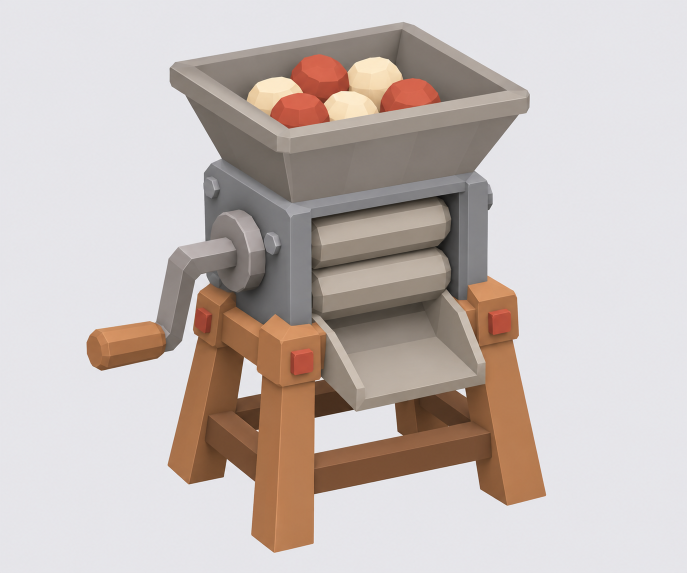
#> input picture planning/FarmProcessing/references/STA-04.png, 1374 x 1145 px, found by its file name (shown at 1/2 size)
$ python overlay.py ../../../../planning/FarmProcessing/references/STA-01.png
#> lines starting #> are read from the running program, lines starting #| are printed output that depends on the picture; after the words box and inside, x2 and y2 are one past the last pixel; in counts of white or black regions, pixels touching at a corner belong together
# overlay: my check render scaled to the ref's model bbox height, bottom-centre aligned, 50% blend + edge lines
import sys, os, tempfile
from PIL import Image, ImageChops, ImageDraw, ImageFilter
tag = sys.argv[1]; d = os.path.join(tempfile.gettempdir(), 'FarmProcessing_check', 'STA-04')
ref = Image.open(r"C:\Users\Sergv\orca\workspaces\VFX\master-2\planning\FarmProcessing\references\STA-04.png").convert('RGB')
#> ref is the input picture: PIL image 1374x1145 RGB; mean R, G, B 199.2, 189.1, 185.3
ren = Image.open(os.path.join(d, tag + '_ref.png')).convert('RGB')
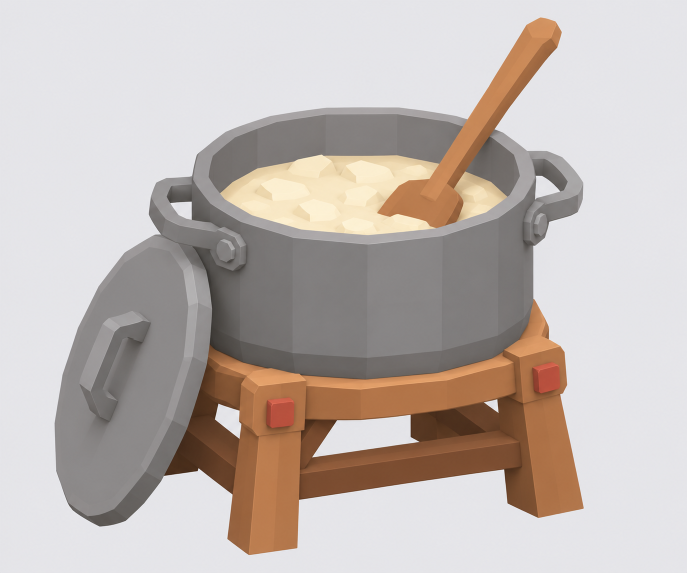
#> input picture planning/FarmProcessing/references/STA-01.png, 1374 x 1145 px, given in place of STA-01.png_ref.png, which was not available (shown at 1/2 size)
#> ren is the input picture: PIL image 1374x1145 RGB; mean R, G, B 193.1, 183.6, 178.9
def bbox(im):
    bg = Image.new('RGB', im.size, im.getpixel((5, 5)))
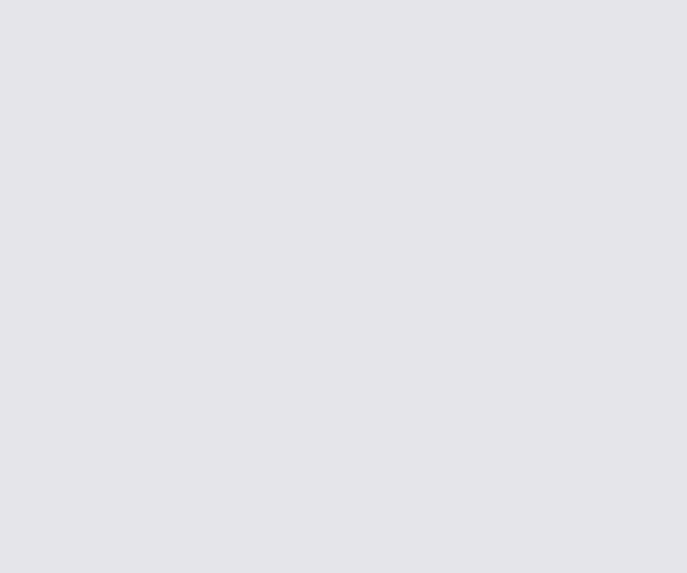
#> bg: PIL image 1374x1145 RGB (shown at 1/2 size); mean R, G, B 229, 229, 234
    m = ImageChops.difference(im, bg).convert('L').point(lambda v: 255 if v > 18 else 0)
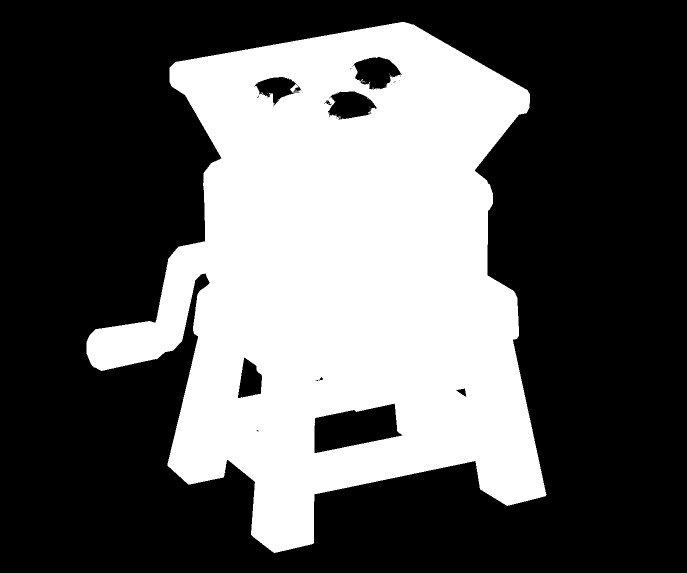
#> m: PIL image 1374x1145 L (shown at 1/2 size); 36.4% white; 14 white regions (13 under 20 px), largest, box (x1, y1, x2, y2) and area: (173, 44, 1093, 1106) 572985
    return m.getbbox(), m
(rb, rm), (mb, mm) = bbox(ref), bbox(ren)
#> in bbox (call 2), `m = ImageChops.difference(im, bg).convert('L').point(lambda v: 255 if ..`:
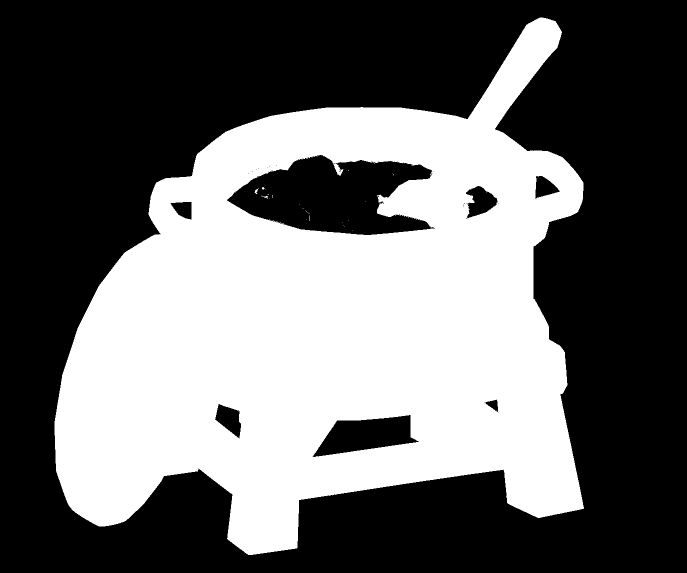
#> m: PIL image 1374x1145 L (shown at 1/2 size); 41.2% white; 27 white regions (24 under 20 px), largest, box (x1, y1, x2, y2) and area: (109, 35, 1168, 1110) 647446, (509, 376, 517, 388) 39, (522, 391, 536, 397) 29
#> rb = (173, 44, 1093, 1106); mb = (109, 35, 1168, 1110)
k = (rb[3] - rb[1]) / (mb[3] - mb[1])
#> k = 0.988
ren2 = ren.resize((round(ren.width * k), round(ren.height * k))); mm2 = mm.resize(ren2.size)
mb2 = [round(v * k) for v in mb]
#> mb2 = [108, 35, 1154, 1097]
dx = (rb[0] + rb[2]) // 2 - (mb2[0] + mb2[2]) // 2; dy = rb[3] - mb2[3]
#> after `dx = (rb[0] + rb[2]) // 2 - (mb2[0] + mb2[2]) // 2`: dx = 2
#> after `dy = rb[3] - mb2[3]`: dy = 9
canvas = Image.new('RGB', ref.size, (255, 255, 255)); canvas.paste(ren2, (dx, dy))
#> after `canvas = Image.new('RGB', ref.size, (255, 255, 255))`: canvas: PIL image 1374x1145 RGB; every value is 255
#> after `canvas.paste(ren2, (dx, dy))`:
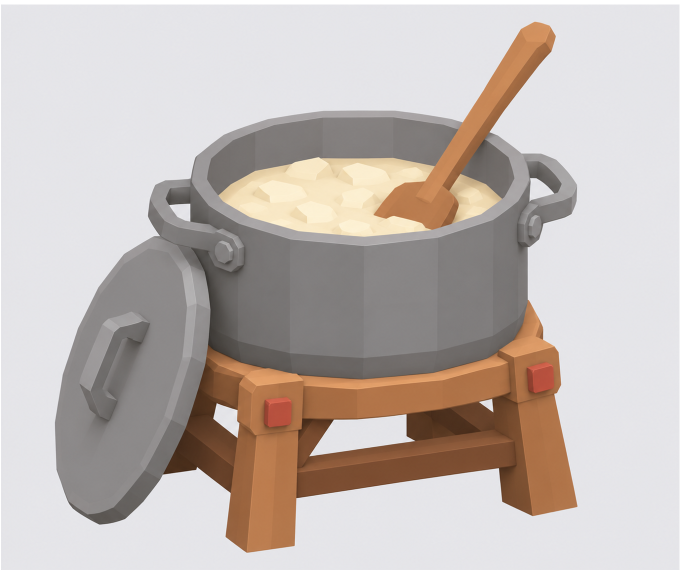
#> canvas: PIL image 1374x1145 RGB (shown at 1/2 size); mean R, G, B 194.6, 185.3, 180.7
out = Image.blend(ref, canvas, 0.5)
edge = Image.new('L', ref.size, 0); edge.paste(mm2.filter(ImageFilter.FIND_EDGES), (dx, dy))
#> after `edge = Image.new('L', ref.size, 0)`: edge: PIL image 1374x1145 L; every value is 0
#> after `edge.paste(mm2.filter(ImageFilter.FIND_EDGES), (dx, dy))`:
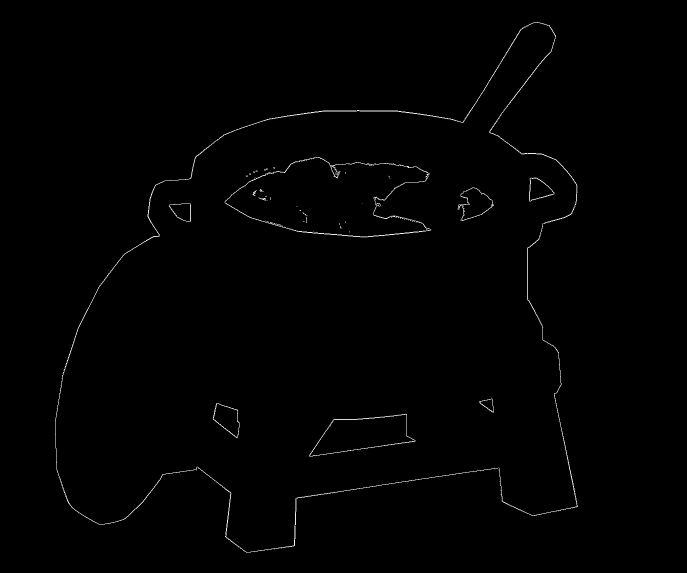
#> edge: PIL image 1374x1145 L (shown at 1/2 size); min 0, max 255, mean 1.6
out.paste((0, 90, 255), mask=edge)
dr = ImageDraw.Draw(out)
for y in range(0, out.height, 50): dr.line([(0, y), (12, y)], fill=(255, 0, 0))
out = out.resize((out.width * 2 // 3, out.height * 2 // 3)); out.save(os.path.join(d, tag + '_ovl.png'))
#> after `out = out.resize((out.width * 2 // 3, out.height * 2 // 3))`:
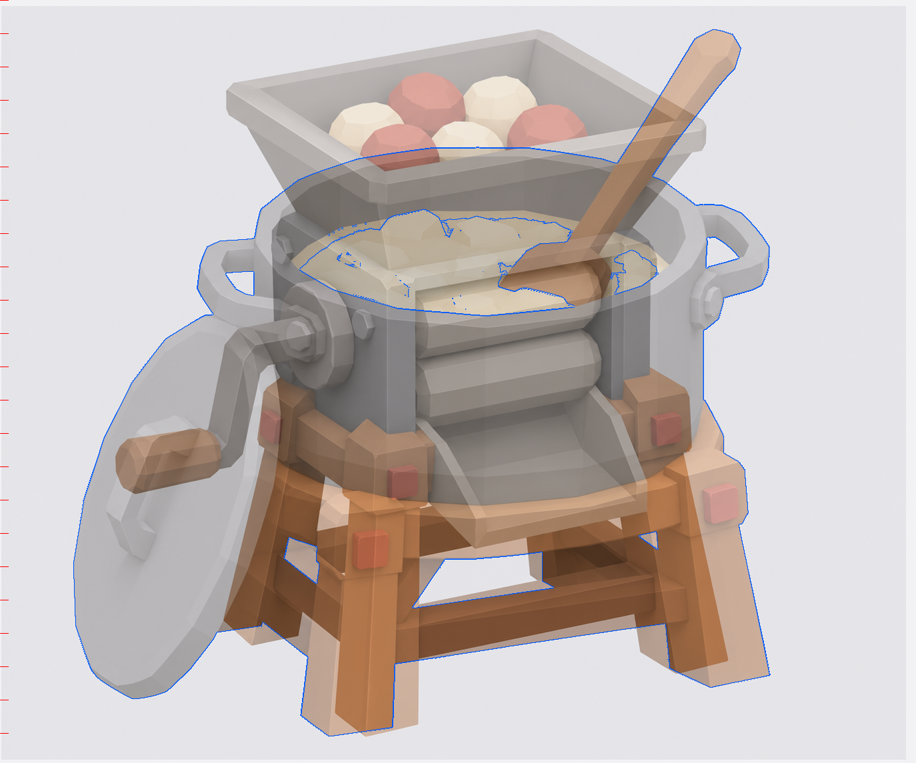
#> out: PIL image 916x763 RGB; mean R, G, B 195.5, 186.4, 183.3
print('ref bbox', rb, 'render bbox scaled', [v + o for v, o in zip(mb2, (dx, dy, dx, dy))], 'widths', rb[2] - rb[0], mb2[2] - mb2[0])
#| ref bbox (173, 44, 1093, 1106) render bbox scaled [110, 44, 1156, 1106] widths 920 1046
